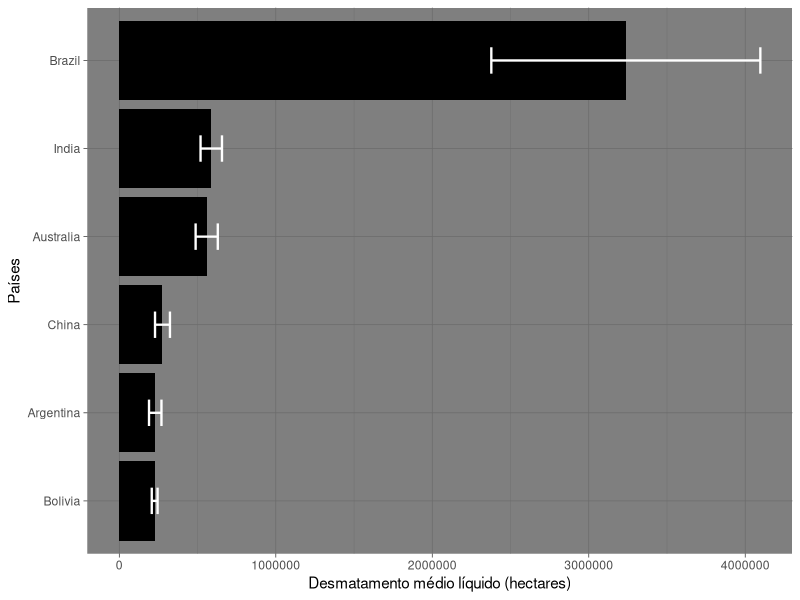

Write R code to recreate this figure.

# Desmatamento no mundo --------------------------------------------------------------------------------------------------------------------
# Autora do script: Jeanne Franco ----------------------------------------------------------------------------------------------------------
# Data: 25/08/22 ---------------------------------------------------------------------------------------------------------------------------
# Referência: https://ourworldindata.org/working-hours -------------------------------------------------------------------------------------

# Sobre os dados ---------------------------------------------------------------------------------------------------------------------------

### A perda florestal líquida não é o mesmo que a desflorestação - ela mede a 
### desflorestação mais quaisquer ganhos na floresta durante um determinado 
### período.

### Durante a década desde 2010, a perda líquida nas florestas a nível 
### mundial foi de 4,7 milhões de hectares por ano. No entanto, as taxas 
### de desflorestação foram muito mais elevadas.

### A FAO da ONU estima que 10 milhões de hectares de floresta foram 
### abatidos todos os anos.

# Pacotes necessários para as análises -----------------------------------------------------------------------------------------------------

library(tidyverse)

# Carregar dados ---------------------------------------------------------------------------------------------------------------------------

desm <- read.csv("annual-deforestation.csv")
view(desm)
names(desm)

# Manipular dados --------------------------------------------------------------------------------------------------------------------------

desm1 <- desm %>%
  select(-Code) %>%
  filter(Entity %in% c("Brazil", "China", "Argentina",
                       "Bolivia", "India", "Australia")) %>%
  group_by(Entity) %>%
  summarise(media = mean(Deforestation),
            sd = sd(Deforestation), n = n(),
            se = sd/sqrt(n)) %>%
  view()

# Gráficos ---------------------------------------------------------------------------------------------------------------------------------

options(scipen = 999)

ggplot(desm1, aes(x = fct_reorder(Entity, media), y = media)) +
  geom_col(fill = "black") +
  geom_errorbar(aes(x = Entity, y = media,
                    ymin = media - se, ymax = media + se),
                col = "white", width = 0.3, size = 0.8) +
  coord_flip() +
  labs(x = "Países", y = "Desmatamento médio líquido (hectares)") +
  theme_dark()
  
